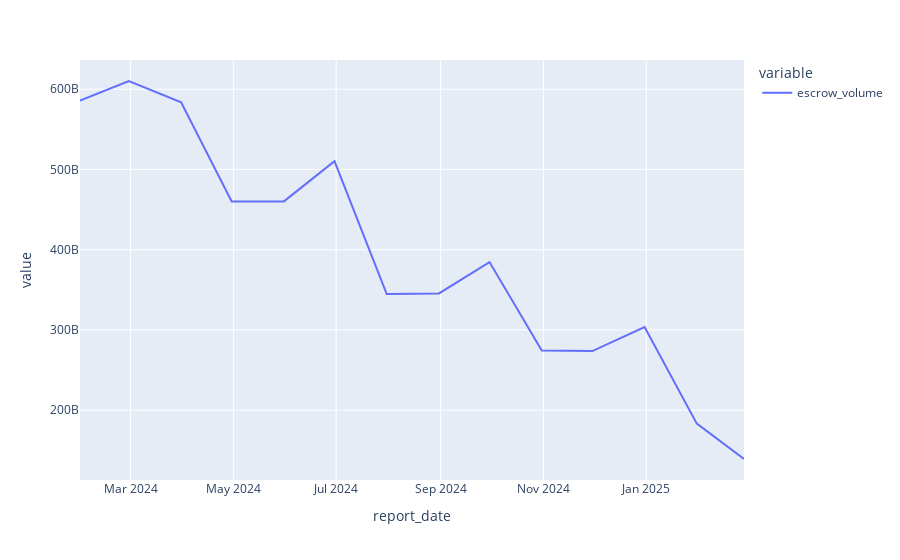

Notebook source saved alongside this figure:
### Code cell
px.line(fcst.groupby('report_date').agg({'escrow_volume': 'sum'}))

### Figure 1 — Plotly figure (JSON) as saved in the notebook; plotly's stock layout.template omitted (floating-point values rounded to 4 significant figures)
{"data": [{"hovertemplate": "variable=escrow_volume<br>report_date=%{x}<br>value=%{y}<extra></extra>", "legendgroup": "escrow_volume", "line": {"color": "#636efa", "dash": "solid"}, "mode": "lines", "name": "escrow_volume", "orientation": "v", "showlegend": true, "type": "scatter", "x": ["2024-01-31T00:00:00", "2024-02-29T00:00:00", "2024-03-31T00:00:00", "2024-04-30T00:00:00", "2024-05-31T00:00:00", "2024-06-30T00:00:00", "2024-07-31T00:00:00", "2024-08-31T00:00:00", "2024-09-30T00:00:00", "2024-10-31T00:00:00", "2024-11-30T00:00:00", "2024-12-31T00:00:00", "2025-01-31T00:00:00", "2025-02-28T00:00:00"], "xaxis": "x", "y": [585700000000.0, 610200000000.0, 583800000000.0, 460000000000.0, 460200000000.0, 510300000000.0, 344700000000.0, 345500000000.0, 384600000000.0, 274500000000.0, 273700000000.0, 303600000000.0, 183200000000.0, 139200000000.0], "yaxis": "y"}], "layout": {"legend": {"title": {"text": "variable"}, "tracegroupgap": 0}, "margin": {"t": 60}, "xaxis": {"anchor": "y", "domain": [0, 1], "title": {"text": "report_date"}}, "yaxis": {"anchor": "x", "domain": [0, 1], "title": {"text": "value"}}}}
